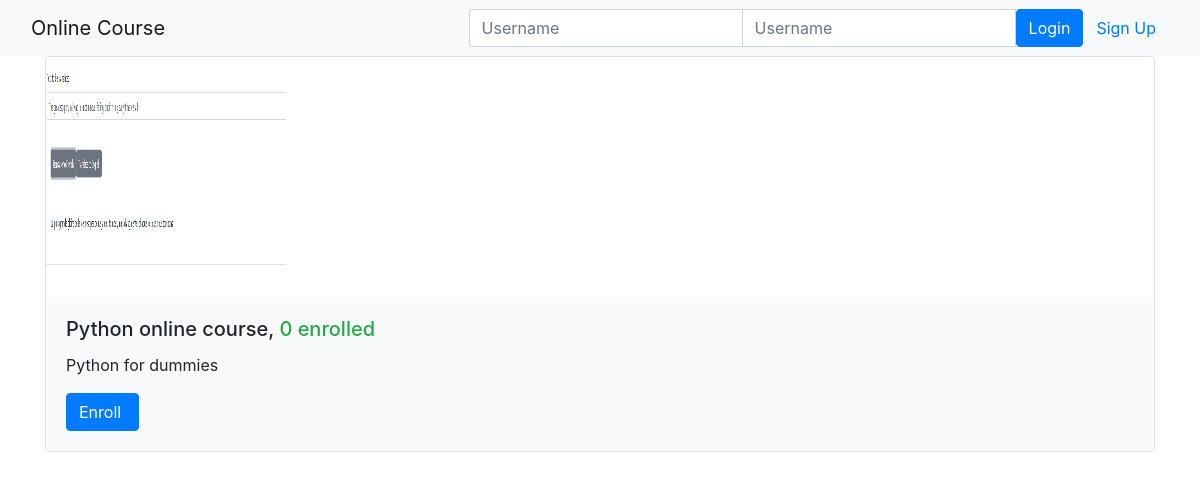
The page /onlinecourse/ on the database its author committed.
### onlinecourse/models.py (models this page shows, shortened)
class Course(models.Model):
    name = models.CharField(null=False, max_length=30, default='online course')
    image = models.ImageField(upload_to='course_images/')
    description = models.CharField(max_length=1000)
    pub_date = models.DateField(null=True)
    instructors = models.ManyToManyField(Instructor)
    users = models.ManyToManyField(settings.AUTH_USER_MODEL, through='Enrollment')
    total_enrollment = models.IntegerField(default=0)
    is_enrolled = False

### onlinecourse/views.py (the view)
class CourseListView(generic.ListView):
    template_name = 'onlinecourse/course_list_bootstrap.html'
    context_object_name = 'course_list'
    def get_queryset(self):
        user = self.request.user
        courses = Course.objects.order_by('-total_enrollment')[:10]
        for course in courses:
            if user.is_authenticated:
                course.is_enrolled = check_if_enrolled(user, course)
        return courses

### onlinecourse/templates/onlinecourse/course_list_bootstrap.html (shortened to what this page needs)
<!DOCTYPE html>
<html lang="en">
<head>
    {% load static %}
    <link rel="stylesheet" href="https://maxcdn.bootstrapcdn.com/bootstrap/4.5.2/css/bootstrap.min.css">
</head>
<body>
    <nav class="navbar navbar-light bg-light">
        <div class="container-fluid">
            <div class="navbar-header">
                  <a class="navbar-brand" href="#">Online Course</a>
            </div>
            <ul class="nav navbar-nav navbar-right">
                {% if user.is_authenticated %}
                <li>
                    <a class="btn btn-link" href="#">{{ user.first_name }}({{ user.username }})</a>
                    <a class="btn btn-link" href="{% url 'onlinecourse:logout' %}">Logout</a>
                </li>
                {% else %}
                <li>
                    <form class="form-inline" action="{% url 'onlinecourse:login' %}" method="post">
                        <div class="input-group">
                            <input type="text" class="form-control" placeholder="Username" name="username" >
                            <input type="password" class="form-control" placeholder="Username" name="psw" >
                            <button class="btn btn-primary" type="submit">Login</button>
                            <a class="btn btn-link" href="{% url 'onlinecourse:registration' %}">Sign Up</a>
                        </div>
                    </form>
                </li>
                {% endif %}
            </ul>
        </div>
    </nav>
    {% if course_list %}
        <div class="container">
            <div class="card-deck">
                {% for course in course_list %}
                         <div class="card" style="width: 36rem;">
                          <img class="card-img-left" src="{{MEDIA_URL}}/{{ course.image }}" width="240px" height="240px"
                               alt="Course image">
                          <div class="card-body bg-light">
                              <h5 class="card-title">{{ course.name }}, <span class="text-success">
                                  {{ course.total_enrollment}} enrolled</span></h5>
                            <p class="card-text">{{ course.description}}</p>
                            <form action="{% url 'onlinecourse:enroll' course.id %}" method="post">
                                  <input class="btn btn-primary"  type="submit"
                                         value="{% if course.is_enrolled %}Enter{% else %}Enroll{% endif %} ">
                            </form>
                          </div>
                        </div>
                {% endfor %}
            </div>
        </div>
    {% else %}
        <p>No courses are available.</p>
    {% endif %}
</body>
</html>

### rows shown on the page
Course: image (picture), name "Python online course", total_enrollment "0", description "Python for dummies", is_enrolled "Enroll"
